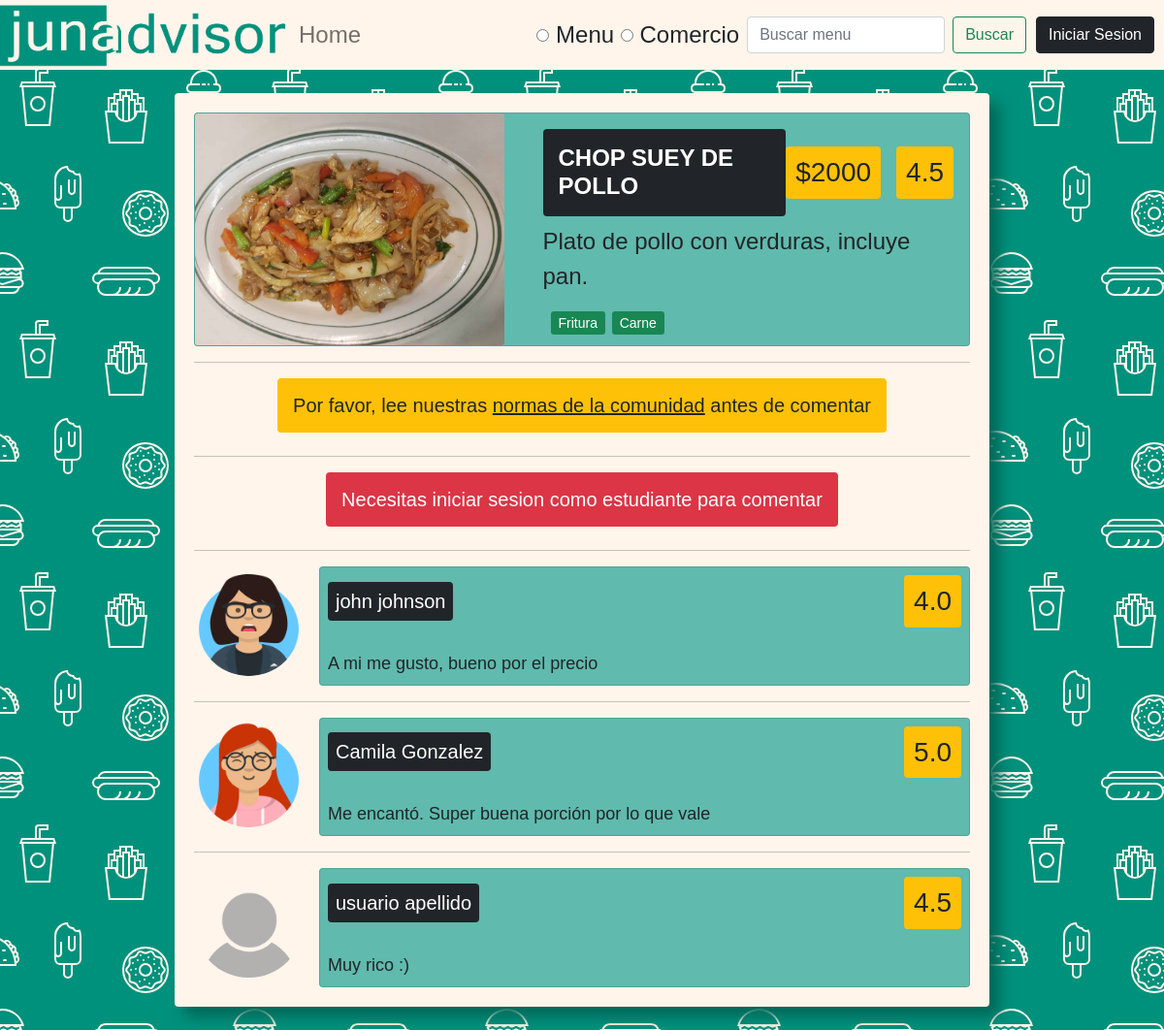
Page /menu/3 on the earlier database version.
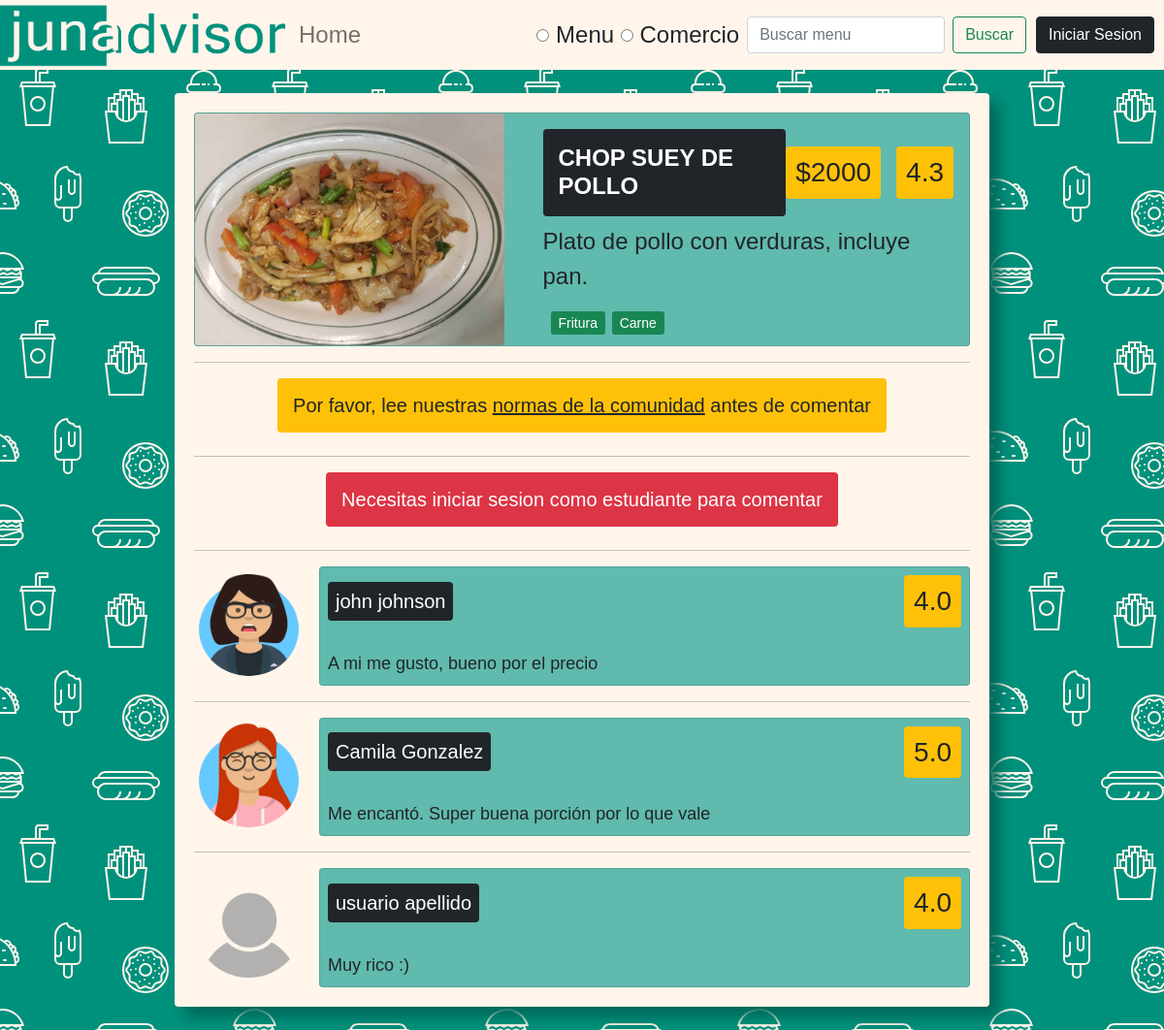
Same page on the later database version.
### app/models.py (models this page shows, shortened)
class Menu(models.Model):
    comercio = models.ForeignKey(Comercio, null=True, on_delete=models.SET_NULL)
    titulo = models.CharField(max_length=100, null=True)
    precio = models.PositiveIntegerField()
    descripcion = models.CharField(max_length=500, null=True)
    calificacion_media = models.FloatField(default=0)
    menu_pic  = models.ImageField(null=True, blank=True)
    is_active = models.BooleanField(default=True)
    categoria = models.ManyToManyField(Categoria)

class Categoria(models.Model):
    nombre = models.CharField(max_length=100, null=True)
    def __str__(self):
        return self.nombre

class Comentario(models.Model):
    menu = models.ForeignKey(Menu, null=True,on_delete=models.SET_NULL)
    estudiante = models.ForeignKey(Estudiante, null=True,on_delete=models.SET_NULL)
    contenido = models.CharField(max_length=500, null=True)
    calificacion = models.FloatField(default=0, validators=[MaxValueValidator(5), MinValueValidator(0)])
    is_active = models.BooleanField(default=True)

class Estudiante(models.Model):
    user = models.OneToOneField(User, null=True, on_delete=models.CASCADE)
    username = models.CharField(max_length=200, null=True)
    first_name = models.CharField(max_length=200, null=True)
    last_name = models.CharField(max_length=200, null=True)
    email = models.EmailField(max_length = 254)
    profile_pic  = models.ImageField(default="default-profile-pic.png",null=True, blank=True)
    date_created = models.DateTimeField(auto_now_add=True, null=True)

### app/views.py (the view, shortened to what this page needs)
# urls.py: path('menu/<str:pk>', views.vistaMenu, name="menu"),
def vistaMenu(request, pk): # Dentro de esta funcion esta implicitamente la Clase ControladorIngresarComentario
    form = ComentarioForm()
    menu = Menu.objects.get(id=pk)
    comentarios = menu.comentario_set.filter(is_active = True)
    comento = False
    if comentarios:
        calificacion_media = comentarios.aggregate(Avg('calificacion'))
        menu.calificacion_media = round(calificacion_media.get('calificacion__avg'), 1)
        menu.save()
    if request.user.is_authenticated and not request.user.is_staff:
        estudiante = Estudiante.objects.get(user=request.user)
        comento = comentarios.filter(estudiante__id = estudiante.id)
    context = { 'menu': menu, 'comentarios': comentarios, 'form': form, 'comento': comento}
    return render(request, "app/menu.html", context)

### app/forms.py
class ComentarioForm(forms.Form):
    CHOICES=[(1, '1: Muy malo'),(2, '2: Malo'), (3, '3: Decente'), (4, '4: Bueno'), (5, '5: Excelente')]
    contenido = forms.CharField(widget=forms.Textarea)
    calificacion = forms.ChoiceField(choices=CHOICES, widget=forms.RadioSelect)
    def __init__(self, *args, **kwargs):
        super(ComentarioForm, self).__init__(*args, **kwargs)
        self.fields['contenido'].widget.attrs['rows'] = 3

### app/templates/app/menu.html (shortened to what this page needs)
{% extends 'app/main.html' %}
{% load static %}
{% block content %}
    {% include 'app/menu_card_l.html' %}
    <hr>
    <div class="d-flex justify-content-evenly">
        <h5 class="bg-warning text-dark">Por favor, lee nuestras <a class="link-dark" target="_blank" href="https://raw.githubusercontent.com/lcc-usach-is/junadvisor/main/community-norms.txt">normas de la comunidad</a> antes de comentar</h5>
    </div>
    <hr>
    {% if comento %}
        <div class="d-flex justify-content-evenly">
            <h5 class="bg-danger">Ya comentaste este menu</h3>
        </div>
    {% else %}
        {% if not request.user.is_authenticated %}
            <div class="d-flex justify-content-evenly">
                <h5 class="bg-danger">Necesitas iniciar sesion como estudiante para comentar</h5>
            </div>
        {% elif request.user.is_authenticated and not request.user.is_staff%}
            <div class="row">
            <hr>
        {% include 'app/comentario_form.html' %}
            </div>
        {% endif %}
    {% endif %}
    {% for comentario in comentarios %}
    <hr>
    <div class="d-flex flex-start flex-wrap">
        {% if comentario.estudiante.profile_pic %}
        <img src="{{comentario.estudiante.profile_pic.url}}" class="profile-pic">
        {% else %}
        <img src="{% static 'images/default-profile-pic.png' %}" class="profile-pic">
        {% endif %}
        <div class="card flex-fill">
            <div class="d-flex align-items-center flex-row p-2">
                <h5 class="card-title p-2">{{comentario.estudiante.first_name}} {{comentario.estudiante.last_name}}</h5>
                <h3 class="ms-auto bg-warning">{{comentario.calificacion}}</h3>
            </div>
            <p class="comentario p-2">{{comentario.contenido}}</p>
        </div>
    </div>
    {% endfor %}
{% endblock %}

### app/templates/app/main.html (shortened to what this page needs)
{% load static %}
<!DOCTYPE html>
<html>
    <head>
        <link href="https://cdn.jsdelivr.net/npm/bootstrap@5.0.2/dist/css/bootstrap.min.css" rel="stylesheet"
>
        <link rel="stylesheet" type="text/css" href="{% static 'css/style.css' %}">
    </head>
    <body class="d-flex flex-column justify-content-between h-100">
        {% include 'app/navbar.html' %}
        <br>
        <main>
        {% block content %}
        {% endblock %}
        </main>
        <br>
    </body>
</html>

### app/templates/app/navbar.html (shortened to what this page needs)
{% load static %}
<nav class="navbar navbar-expand-lg navbar-light p-0">
  <img src="{% static 'images/logo.png' %}" alt="" class="logo">
    <div class="collapse navbar-collapse" id="navbarTogglerDemo02">
      <ul class="navbar-nav me-auto mb-2 mb-lg-0">
        <li class="nav-item">
          <a class="nav-link" href="{% url 'home' %}">Home</a>
        </li>
      </ul>
        <form class="d-flex align-items-center" method="POST" action="{% url 'buscar_menu' %}">
            <input type="radio"  id="menu" name="option" value="menu" required>
            <label for="menu" class="form-check-label">Menu</label><br>
            <input type="radio"  id="comercio" name="option" value="comercio">
            <label for="Comercio" class="form-check-label" >Comercio </label><br>
          <input class="form-control me-2 ms-2" name="searched" type="search" placeholder="Buscar menu" aria-label="Search">
          <button class="btn btn-outline-success" type="submit">Buscar</button>
        </form>
    </div>
  {% if request.user.is_authenticated %}
  <span class="block"><a class="btn btn-dark" href="{% url 'logout' %}">Cerrar Sesion</a></span>
  {% else %}
  <span class="block"><a class="btn btn-dark" href="{% url 'login' %}">Iniciar Sesion</a></span>
  {% endif %}
</nav>

### app/templates/app/menu_card_l.html
{% load static %}
<div class="card mb-3">
    <div class="row no-gutters">
      <div class="col-md-5">
        {% if menu.menu_pic %}
        <img src="{{ menu.menu_pic.url }}" class="card-img" alt="...">
        {% else %}
        <p>No hay imagen</p>
        {% endif %}
      </div>
      <div class="d-flex col">
        <div class="card-body">
            <div class="d-flex flex-row align-items-center">
                <h5 class="card-title menu-title">{{menu.titulo}}</h5>
                <h3 class="ms-auto bg-warning">${{menu.precio}}</h3>
                <h3 class="ms-3 bg-warning">{{menu.calificacion_media}}</h3>
            </div>
            <p class="card-text" style="margin-bottom: 1em;">{{menu.descripcion}}</p>
            <p class="bottom">
            {% for categoria in menu.categoria.all %}
            <small class="btn-sm btn-success">{{categoria}}</small>
            {% endfor %}
            </p>
        </div>
      </div>
    </div>
  </div>

### static/css/style.css (style rules this page uses)
:root { --primary-color: #00917c; --pr-light-1: #209F8C; --pr-light-2: #60BAAD; --pr-light-3: #9FD6CE; --secondary-color: #fff5eb; --sec-dark-1: #FFEEDD; --third-color: #17a2b8; }
body { font-family:'Gill Sans', 'Gill Sans MT', Calibri, 'Trebuchet MS', sans-serif; background-color: var(--primary-color); }
main { padding: 20px; margin-left: 15%; margin-right: 15%; min-height: 100%; margin-bottom: auto; border-radius: .25rem; min-width: 300px; box-shadow: 10px 10px 15px #006657; background-color: var(--secondary-color); flex-shrink: 0!important; }
p { color: #212529; font-size: 1.5rem; margin-bottom: 0; }
img { max-width: 100%; max-height: 100%; }
nav { background-color: var(--secondary-color); font-size: 1.5em; }
.card { color: var(--secondary-color); background-color: var(--pr-light-2); }
.logo { max-height: 66px; max-width: 300px; }
h5 { color: white; background-color: #212529; padding: 1rem; border-radius: .25rem; }
h3 { padding: 10px; color: #212529; border-radius: .25rem; max-height: fit-content; }
.menu-title { font-weight: bold; font-size: 1.5rem; text-transform: uppercase; }
.block { margin: 0 10px; }
.comentario { color:#212529; font-size: large; }
.profile-pic { width: 113px; height: 113px; border-radius: 50%; margin-right: 1em; }
.bottom { position: absolute; bottom: 0px; padding: .5rem; }

Differences in the rows shown:
changed Menu "CHOP SUEY DE POLLO": calificacion_media "4.5" → "4.3"
changed Comentario "Muy rico :)": calificacion "4.5" → "4.0"
